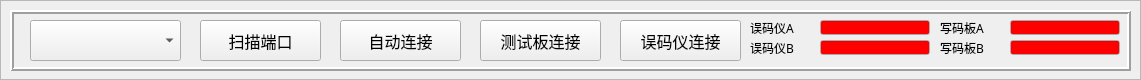
   <widget class="QFrame" name="frame_8">
    <property name="geometry">
     <rect>
      <x>10</x>
      <y>10</y>
      <width>1141</width>
      <height>80</height>
     </rect>
    </property>
    <property name="frameShape">
     <enum>QFrame::StyledPanel</enum>
    </property>
    <property name="frameShadow">
     <enum>QFrame::Plain</enum>
    </property>
    <widget class="QFrame" name="COM_fram_2">
     <property name="geometry">
      <rect>
       <x>10</x>
       <y>10</y>
       <width>1121</width>
       <height>61</height>
      </rect>
     </property>
     <property name="frameShape">
      <enum>QFrame::Box</enum>
     </property>
     <property name="frameShadow">
      <enum>QFrame::Raised</enum>
     </property>
     <property name="lineWidth">
      <number>2</number>
     </property>
     <widget class="QPushButton" name="pushButton_sweep_auto_W">
      <property name="geometry">
       <rect>
        <x>610</x>
        <y>10</y>
        <width>121</width>
        <height>41</height>
       </rect>
      </property>
      <property name="font">
       <font>
        <family>黑体</family>
        <pointsize>12</pointsize>
       </font>
      </property>
      <property name="text">
       <string>误码仪连接</string>
      </property>
     </widget>
     <widget class="QLineEdit" name="lineEdit_xm_B">
      <property name="geometry">
       <rect>
        <x>1000</x>
        <y>30</y>
        <width>110</width>
        <height>15</height>
       </rect>
      </property>
      <property name="maximumSize">
       <size>
        <width>110</width>
        <height>15</height>
       </size>
      </property>
      <property name="palette">
       <palette>
        <active>
         <colorrole role="Base">
          <brush brushstyle="SolidPattern">
           <color alpha="255">
            <red>255</red>
            <green>0</green>
            <blue>0</blue>
           </color>
          </brush>
         </colorrole>
        </active>
        <inactive>
         <colorrole role="Base">
          <brush brushstyle="SolidPattern">
           <color alpha="255">
            <red>255</red>
            <green>0</green>
            <blue>0</blue>
           </color>
          </brush>
         </colorrole>
        </inactive>
        <disabled>
         <colorrole role="Base">
          <brush brushstyle="SolidPattern">
           <color alpha="255">
            <red>240</red>
            <green>240</green>
            <blue>240</blue>
           </color>
          </brush>
         </colorrole>
        </disabled>
       </palette>
      </property>
     </widget>
     <widget class="QLineEdit" name="lineEdit_xm_A">
      <property name="geometry">
       <rect>
        <x>1000</x>
        <y>10</y>
        <width>110</width>
        <height>15</height>
       </rect>
      </property>
      <property name="maximumSize">
       <size>
        <width>110</width>
        <height>15</height>
       </size>
      </property>
      <property name="palette">
       <palette>
        <active>
         <colorrole role="Base">
          <brush brushstyle="SolidPattern">
           <color alpha="255">
            <red>255</red>
            <green>0</green>
            <blue>0</blue>
           </color>
          </brush>
         </colorrole>
        </active>
        <inactive>
         <colorrole role="Base">
          <brush brushstyle="SolidPattern">
           <color alpha="255">
            <red>255</red>
            <green>0</green>
            <blue>0</blue>
           </color>
          </brush>
         </colorrole>
        </inactive>
        <disabled>
         <colorrole role="Base">
          <brush brushstyle="SolidPattern">
           <color alpha="255">
            <red>240</red>
            <green>240</green>
            <blue>240</blue>
           </color>
          </brush>
         </colorrole>
        </disabled>
       </palette>
      </property>
     </widget>
     <widget class="QLineEdit" name="lineEdit_wm_A">
      <property name="geometry">
       <rect>
        <x>810</x>
        <y>10</y>
        <width>110</width>
        <height>15</height>
       </rect>
      </property>
      <property name="maximumSize">
       <size>
        <width>110</width>
        <height>15</height>
       </size>
      </property>
      <property name="palette">
       <palette>
        <active>
         <colorrole role="Base">
          <brush brushstyle="SolidPattern">
           <color alpha="255">
            <red>255</red>
            <green>0</green>
            <blue>0</blue>
           </color>
          </brush>
         </colorrole>
        </active>
        <inactive>
         <colorrole role="Base">
          <brush brushstyle="SolidPattern">
           <color alpha="255">
            <red>255</red>
            <green>0</green>
            <blue>0</blue>
           </color>
          </brush>
         </colorrole>
        </inactive>
        <disabled>
         <colorrole role="Base">
          <brush brushstyle="SolidPattern">
           <color alpha="255">
            <red>240</red>
            <green>240</green>
            <blue>240</blue>
           </color>
          </brush>
         </colorrole>
        </disabled>
       </palette>
      </property>
     </widget>
     <widget class="QLineEdit" name="lineEdit_wm_B">
      <property name="geometry">
       <rect>
        <x>810</x>
        <y>30</y>
        <width>110</width>
        <height>15</height>
       </rect>
      </property>
      <property name="maximumSize">
       <size>
        <width>110</width>
        <height>15</height>
       </size>
      </property>
      <property name="palette">
       <palette>
        <active>
         <colorrole role="Base">
          <brush brushstyle="SolidPattern">
           <color alpha="255">
            <red>255</red>
            <green>0</green>
            <blue>0</blue>
           </color>
          </brush>
         </colorrole>
        </active>
        <inactive>
         <colorrole role="Base">
          <brush brushstyle="SolidPattern">
           <color alpha="255">
            <red>255</red>
            <green>0</green>
            <blue>0</blue>
           </color>
          </brush>
         </colorrole>
        </inactive>
        <disabled>
         <colorrole role="Base">
          <brush brushstyle="SolidPattern">
           <color alpha="255">
            <red>240</red>
            <green>240</green>
            <blue>240</blue>
           </color>
          </brush>
         </colorrole>
        </disabled>
       </palette>
      </property>
     </widget>
     <widget class="QLabel" name="label_5">
      <property name="geometry">
       <rect>
        <x>740</x>
        <y>10</y>
        <width>61</width>
        <height>16</height>
       </rect>
      </property>
      <property name="font">
       <font>
        <family>黑体</family>
       </font>
      </property>
      <property name="text">
       <string>误码仪A</string>
      </property>
     </widget>
     <widget class="QLabel" name="label_6">
      <property name="geometry">
       <rect>
        <x>740</x>
        <y>30</y>
        <width>61</width>
        <height>16</height>
       </rect>
      </property>
      <property name="font">
       <font>
        <family>黑体</family>
       </font>
      </property>
      <property name="text">
       <string>误码仪B</string>
      </property>
     </widget>
     <widget class="QLabel" name="label_7">
      <property name="geometry">
       <rect>
        <x>930</x>
        <y>30</y>
        <width>61</width>
        <height>16</height>
       </rect>
      </property>
      <property name="font">
       <font>
        <family>黑体</family>
       </font>
      </property>
      <property name="text">
       <string>写码板B</string>
      </property>
     </widget>
     <widget class="QLabel" name="label_8">
      <property name="geometry">
       <rect>
        <x>930</x>
        <y>10</y>
        <width>61</width>
        <height>16</height>
       </rect>
      </property>
      <property name="font">
       <font>
        <family>黑体</family>
       </font>
      </property>
      <property name="text">
       <string>写码板A</string>
      </property>
     </widget>
     <widget class="QComboBox" name="comboBox_com">
      <property name="geometry">
       <rect>
        <x>20</x>
        <y>10</y>
        <width>151</width>
        <height>41</height>
       </rect>
      </property>
      <property name="font">
       <font>
        <family>黑体</family>
        <pointsize>12</pointsize>
       </font>
      </property>
     </widget>
     <widget class="QPushButton" name="pushButton_sweep_com">
      <property name="geometry">
       <rect>
        <x>190</x>
        <y>10</y>
        <width>121</width>
        <height>41</height>
       </rect>
      </property>
      <property name="font">
       <font>
        <family>黑体</family>
        <pointsize>12</pointsize>
       </font>
      </property>
      <property name="text">
       <string>扫描端口</string>
      </property>
     </widget>
     <widget class="QPushButton" name="pushButton_link_com">
      <property name="geometry">
       <rect>
        <x>470</x>
        <y>10</y>
        <width>121</width>
        <height>41</height>
       </rect>
      </property>
      <property name="font">
       <font>
        <family>黑体</family>
        <pointsize>12</pointsize>
       </font>
      </property>
      <property name="text">
       <string>测试板连接</string>
      </property>
     </widget>
     <widget class="QPushButton" name="pushButton_sweep_auto_W_2">
      <property name="geometry">
       <rect>
        <x>330</x>
        <y>10</y>
        <width>121</width>
        <height>41</height>
       </rect>
      </property>
      <property name="font">
       <font>
        <family>黑体</family>
        <pointsize>12</pointsize>
       </font>
      </property>
      <property name="text">
       <string>自动连接</string>
      </property>
     </widget>
    </widget>
   </widget>
